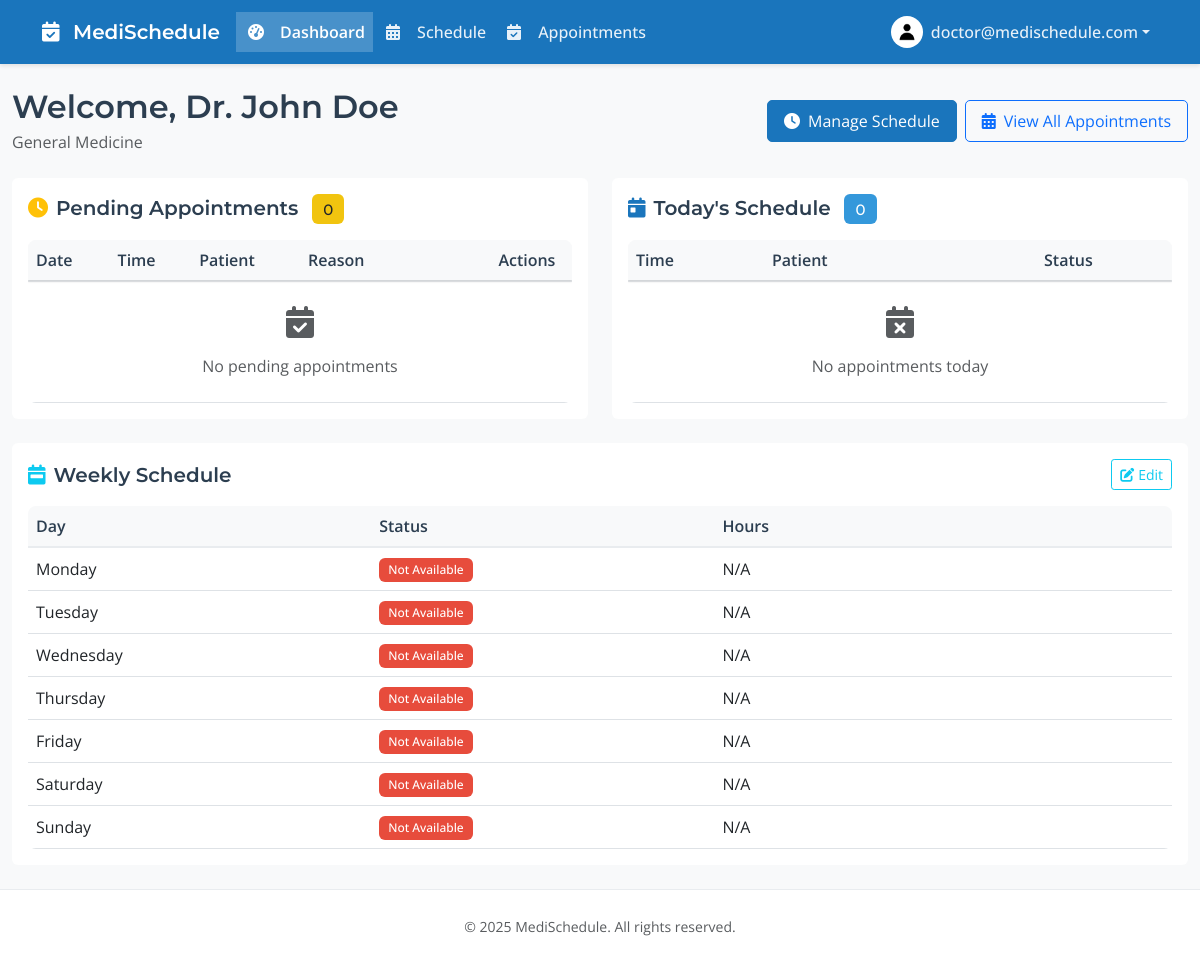
Screenshot of /pages/doctor/dashboard.php (signed in) with the database file from the repository.
### tables this page shows
CREATE TABLE IF NOT EXISTS doctors (
    id INT PRIMARY KEY AUTO_INCREMENT,
    user_id INT NOT NULL,
    first_name VARCHAR(50) NOT NULL,
    last_name VARCHAR(50) NOT NULL,
    specialization VARCHAR(100),
    qualification VARCHAR(100),
    years_experience INT,
    profile_image VARCHAR(255),
    bio TEXT,
    created_at TIMESTAMP DEFAULT CURRENT_TIMESTAMP,
    updated_at TIMESTAMP DEFAULT CURRENT_TIMESTAMP ON UPDATE CURRENT_TIMESTAMP,
    FOREIGN KEY (user_id) REFERENCES users(id) ON DELETE CASCADE
);

### config/database.php (called while the page is built, shortened)
<?php
class Database
{
    private $connection;
    private static $instance = null;
    private function __construct()
    {
        $this->connection = new mysqli(DB_HOST, DB_USER, DB_PASS, DB_NAME);
        $this->connection->set_charset("utf8mb4");
    }
    public static function getInstance()
    {
        if (self::$instance === null) {
            self::$instance = new self();
        }
        return self::$instance;
    }
    public function query($sql)
    {
        return $this->connection->query($sql);
    }
}

### config/config.php (called while the page is built, shortened)
<?php
require_once 'database.php';
require_once __DIR__ . '/file_uploader.php';
function isAuthenticated()
{
    return isset($_SESSION['user_id']);
}

### config/file_uploader.php (called while the page is built, shortened)
<?php
require_once 'config.php';
class FileUploader
{
    private static $instance = null;
    public static function getInstance()
    {
        if (self::$instance === null) {
            self::$instance = new self();
        }
        return self::$instance;
    }
    public function getProfileImageUrl($filename)
    {
        return APP_URL . '/uploads/profile_images/' . $filename;
    }
}

### pages/doctor/dashboard.php (the view, shortened to what this page needs)
<?php
require_once '../../config/config.php';
$db = Database::getInstance();
$user_id = $_SESSION['user_id'];
$doctor_query = "SELECT d.*, u.email
                FROM doctors d
                INNER JOIN users u ON d.user_id = u.id
                WHERE d.user_id = $user_id";
$doctor_result = $db->query($doctor_query);
$doctor = $doctor_result->fetch_assoc();
$today_appointments = [];
$pending_appointments = [];
$schedules = [];
$content = '
<div class="container-fluid py-4">
    <div class="row mb-4">
        <div class="col-12">
            <div class="d-flex justify-content-between align-items-center">
                <div>
                    <h2 class="mb-1">Welcome, Dr. ' . $doctor['first_name'] . ' ' . $doctor['last_name'] . '</h2>
                    <p class="text-muted mb-0">' . $doctor['specialization'] . '</p>
                </div>
                <div class="d-flex gap-2">
                    <a href="schedule.php" class="btn btn-primary">
                        <i class="fas fa-clock me-2"></i>Manage Schedule
                    </a>
                    <a href="appointments.php" class="btn btn-outline-primary">
                        <i class="fas fa-calendar-alt me-2"></i>View All Appointments
                    </a>
                </div>
            </div>
        </div>
    </div>
    <div class="row g-4">
        <div class="col-lg-6">
            <div class="bg-white rounded p-3">
                <div class="d-flex justify-content-between align-items-center mb-3">
                    <h5 class="mb-0">
                        <i class="fas fa-clock text-warning me-2"></i>Pending Appointments
                        <span class="badge bg-warning text-dark ms-2">' . count($pending_appointments) . '</span>
                    </h5>
                </div>
                <div class="table-responsive custom-scroll" style="max-height: 400px;">
                    <table class="table table-hover align-middle mb-0">
                        <thead class="sticky-top bg-white">
                            <tr>
                                <th style="width: 15%">Date</th>
                                <th style="width: 15%">Time</th>
                                <th style="width: 20%">Patient</th>
                                <th style="width: 35%">Reason</th>
                                <th style="width: 15%">Actions</th>
                            </tr>
                        </thead>
                        <tbody>';
if (empty($pending_appointments)) {
    $content .= '
                            <tr>
                                <td colspan="5" class="text-center py-4">
                                    <div class="text-muted">
                                        <i class="fas fa-calendar-check fa-2x mb-3"></i>
                                        <p class="mb-0">No pending appointments</p>
                                    </div>
                                </td>
                            </tr>';
}
$content .= '
                        </tbody>
                    </table>
                </div>
            </div>
        </div>
        <div class="col-lg-6">
            <div class="bg-white rounded p-3">
                <div class="d-flex justify-content-between align-items-center mb-3">
                    <h5 class="mb-0">
                        <i class="fas fa-calendar-day text-primary me-2"></i>Today\'s Schedule
                        <span class="badge bg-primary ms-2">' . count($today_appointments) . '</span>
                    </h5>
                </div>
                <div class="table-responsive custom-scroll" style="max-height: 400px;">
                    <table class="table table-hover align-middle mb-0">
                        <thead class="sticky-top bg-white">
                            <tr>
                                <th style="width: 25%">Time</th>
                                <th style="width: 50%">Patient</th>
                                <th style="width: 25%">Status</th>
                            </tr>
                        </thead>
                        <tbody>';
if (empty($today_appointments)) {
    $content .= '
                            <tr>
                                <td colspan="3" class="text-center py-4">
                                    <div class="text-muted">
                                        <i class="fas fa-calendar-times fa-2x mb-3"></i>
                                        <p class="mb-0">No appointments today</p>
                                    </div>
                                </td>
                            </tr>';
}
$content .= '
                        </tbody>
                    </table>
                </div>
            </div>
        </div>
    </div>
    <div class="row mt-4">
        <div class="col-12">
            <div class="bg-white rounded p-3">
                <div class="d-flex justify-content-between align-items-center mb-3">
                    <h5 class="mb-0">
                        <i class="fas fa-calendar-week text-info me-2"></i>Weekly Schedule
                    </h5>
                    <a href="schedule.php" class="btn btn-sm btn-outline-info">
                        <i class="fas fa-edit me-1"></i>Edit
                    </a>
                </div>
                <div class="table-responsive">
                    <table class="table table-hover align-middle mb-0">
                        <thead>
                            <tr>
                                <th style="width: 30%">Day</th>
                                <th style="width: 30%">Status</th>
                                <th style="width: 40%">Hours</th>
                            </tr>
                        </thead>
                        <tbody>';
$days = ['Monday', 'Tuesday', 'Wednesday', 'Thursday', 'Friday', 'Saturday', 'Sunday'];
foreach ($days as $day) {
    $schedule = $schedules[$day] ?? null;
    $is_available = $schedule ? $schedule['is_available'] : false;
    $status_class = $is_available ? 'success' : 'danger';
    $status_text = $is_available ? 'Available' : 'Not Available';
    $hours = $is_available ? date('h:i A', strtotime($schedule['start_time'])) . ' - ' . date('h:i A', strtotime($schedule['end_time'])) : 'N/A';
    $content .= '
                            <tr>
                                <td class="text-nowrap">' . $day . '</td>
                                <td><span class="badge bg-' . $status_class . '">' . $status_text . '</span></td>
                                <td class="text-nowrap">' . $hours . '</td>
                            </tr>';
}
$content .= '
                        </tbody>
                    </table>
                </div>
            </div>
        </div>
    </div>
</div>';
$content .= '
<style>
.custom-scroll {
    scrollbar-width: thin;
    scrollbar-color: rgba(0, 0, 0, 0.2) transparent;
}
.custom-scroll::-webkit-scrollbar {
    width: 6px;
}
.custom-scroll::-webkit-scrollbar-track {
    background: transparent;
}
.custom-scroll::-webkit-scrollbar-thumb {
    background-color: rgba(0, 0, 0, 0.2);
    border-radius: 3px;
}
.sticky-top {
    position: sticky;
    top: 0;
    z-index: 1;
    box-shadow: 0 1px 2px rgba(0, 0, 0, 0.1);
}
</style>';
require_once '../../layouts/main.php';

### layouts/main.php (shortened to what this page needs)
<?php
$current_page = basename($_SERVER['PHP_SELF']);
?>
<!DOCTYPE html>
<html lang="en">
<head>
    <link href="https://cdn.jsdelivr.net/npm/bootstrap@5.3.0/dist/css/bootstrap.min.css" rel="stylesheet">
    <link href="https://cdnjs.cloudflare.com/ajax/libs/font-awesome/6.0.0/css/all.min.css" rel="stylesheet">
    <link href="<?php echo APP_URL; ?>/assets/css/style.css" rel="stylesheet">
    <link href="<?php echo APP_URL; ?>/assets/css/branding.css" rel="stylesheet">
</head>
<body>
    <?php if (!isAuthenticated()): ?>
        <nav class="navbar navbar-expand-lg navbar-dark">
            <div class="container">
                <a class="navbar-brand" href="<?php echo APP_URL; ?>">
                    <i class="fas fa-calendar-check"></i> MediSchedule
                </a>
                <button class="navbar-toggler" type="button" data-bs-toggle="collapse" data-bs-target="#navbarNav">
                    <span class="navbar-toggler-icon"></span>
                </button>
                <div class="collapse navbar-collapse" id="navbarNav">
                    <ul class="navbar-nav ms-auto align-items-center">
                        <li class="nav-item">
                            <a class="nav-link <?php echo $current_page === 'index.php' ? 'active' : ''; ?>" href="<?php echo APP_URL; ?>">
                                <i class="fas fa-home"></i> Home
                            </a>
                        </li>
                        <li class="nav-item">
                            <a class="nav-link <?php echo $current_page === 'login.php' ? 'active' : ''; ?>" href="<?php echo APP_URL; ?>/pages/login.php">
                                <i class="fas fa-sign-in-alt"></i> Login
                            </a>
                        </li>
                        <li class="nav-item">
                            <a class="nav-link <?php echo $current_page === 'register.php' ? 'active' : ''; ?>" href="<?php echo APP_URL; ?>/pages/register.php">
                                <i class="fas fa-user-plus"></i> Register
                            </a>
                        </li>
                    </ul>
                </div>
            </div>
        </nav>
    <?php else: ?>
        <nav class="navbar navbar-expand-lg navbar-dark">
            <div class="container">
                <a class="navbar-brand" href="<?php echo APP_URL; ?>/pages/<?php echo $_SESSION['role']; ?>/dashboard.php">
                    <i class="fas fa-calendar-check"></i> MediSchedule
                </a>
                <div class="collapse navbar-collapse" id="navbarNav">
                    <ul class="navbar-nav me-auto">
                        <li class="nav-item">
                            <a class="nav-link <?php echo $current_page === 'dashboard.php' ? 'active' : ''; ?>"
                                href="<?php echo APP_URL; ?>/pages/<?php echo $_SESSION['role']; ?>/dashboard.php">
                                <i class="fas fa-tachometer-alt"></i> Dashboard
                            </a>
                        </li>
                        <?php if ($_SESSION['role'] === 'doctor'): ?>
                            <li class="nav-item">
                                <a class="nav-link <?php echo $current_page === 'schedule.php' ? 'active' : ''; ?>"
                                    href="<?php echo APP_URL; ?>/pages/doctor/schedule.php">
                                    <i class="fas fa-calendar-alt"></i> Schedule
                                </a>
                            </li>
                            <li class="nav-item">
                                <a class="nav-link <?php echo $current_page === 'appointments.php' ? 'active' : ''; ?>"
                                    href="<?php echo APP_URL; ?>/pages/doctor/appointments.php">
                                    <i class="fas fa-calendar-check"></i> Appointments
                                </a>
                            </li>
                        <?php endif; ?>
                    </ul>
                    <ul class="navbar-nav">
                        <li class="nav-item dropdown">
                            <?php
                            $db = Database::getInstance();
                            $user_id = $_SESSION['user_id'];
                            $role = $_SESSION['role'];
                            $file_uploader = FileUploader::getInstance();
                            $profile_image = '';
                            if ($role !== 'admin') {
                                $table = $role === 'doctor' ? 'doctors' : 'patients';
                                $result = $db->query("SELECT profile_image FROM $table WHERE user_id = $user_id");
                                if ($result && $result->num_rows > 0) {
                                    $user_data = $result->fetch_assoc();
                                    if (!empty($user_data['profile_image'])) {
                                        $profile_image = $user_data['profile_image'];
                                    }
                                }
                            }
                            ?>
                            <a class="nav-link dropdown-toggle d-flex align-items-center" href="#" id="navbarDropdown" role="button" data-bs-toggle="dropdown">
                                <img src="<?php echo $file_uploader->getProfileImageUrl($profile_image); ?>"
                                    alt="Profile"
                                    class="rounded-circle me-2"
                                    style="width: 32px; height: 32px; object-fit: cover;">
                                <?php echo $_SESSION['email']; ?>
                            </a>
                        </li>
                    </ul>
                </div>
            </div>
        </nav>
    <?php endif; ?>
    <main>
        <?php echo $content; ?>
    </main>
    <footer class="footer py-4 mt-auto">
        <div class="container">
            <div class="text-center text-muted">
                <small>&copy; <?php echo date('Y'); ?> MediSchedule. All rights reserved.</small>
            </div>
        </div>
    </footer>
</body>
</html>

### rows the page displays
doctors: profile_image (placeholder picture), first_name "John", last_name "Doe", specialization "General Medicine"

### other values shown
$_SESSION['email'] "doctor@medischedule.com"
count($pending_appointments) "0"
count($today_appointments) "0"
$day "Monday"
$status_text "Not Available"
$hours "N/A"
$day "Tuesday"
$day "Wednesday"
$day "Thursday"
$day "Friday"
$day "Saturday"
$day "Sunday"
